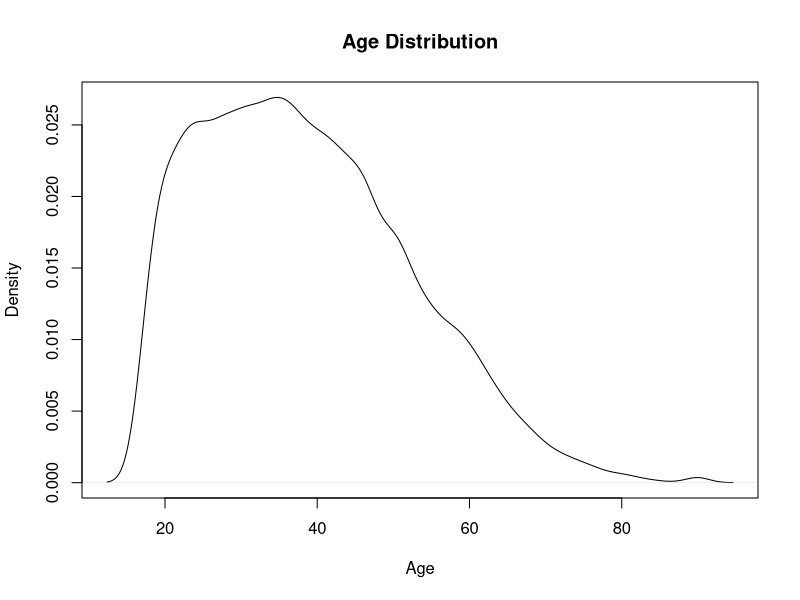
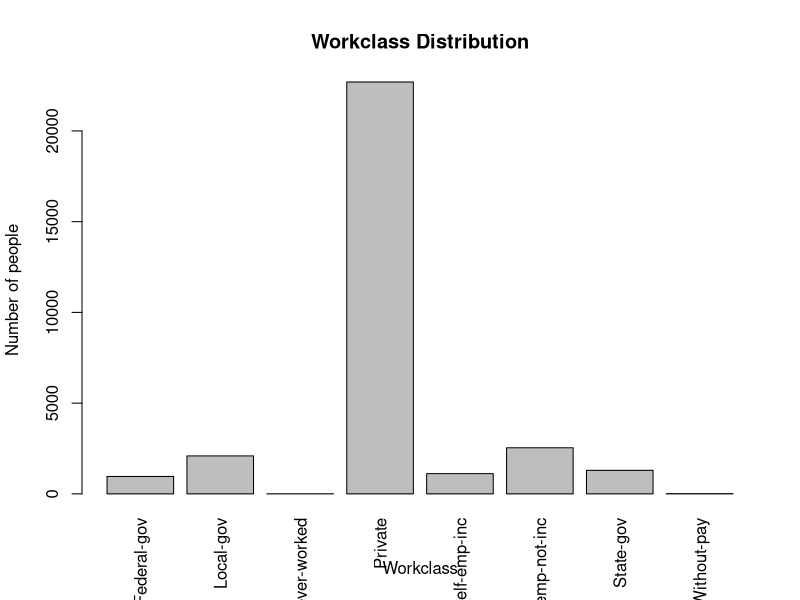
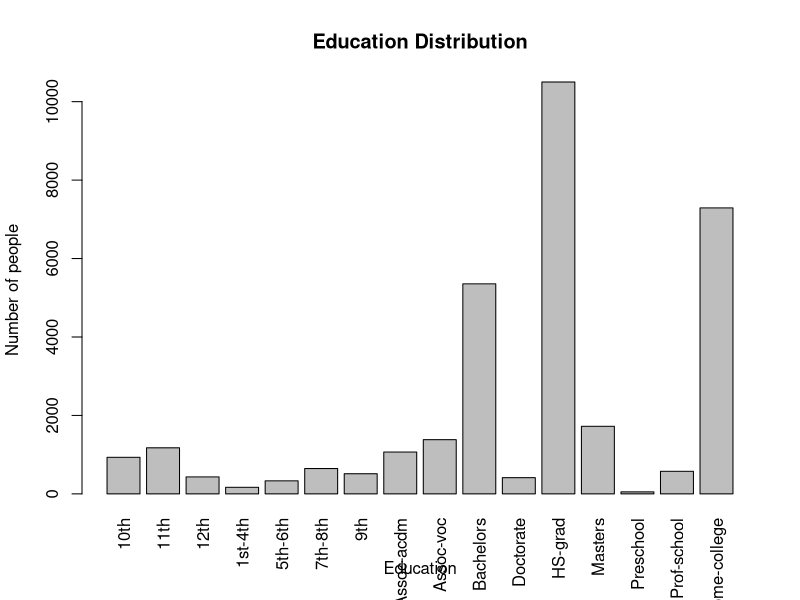
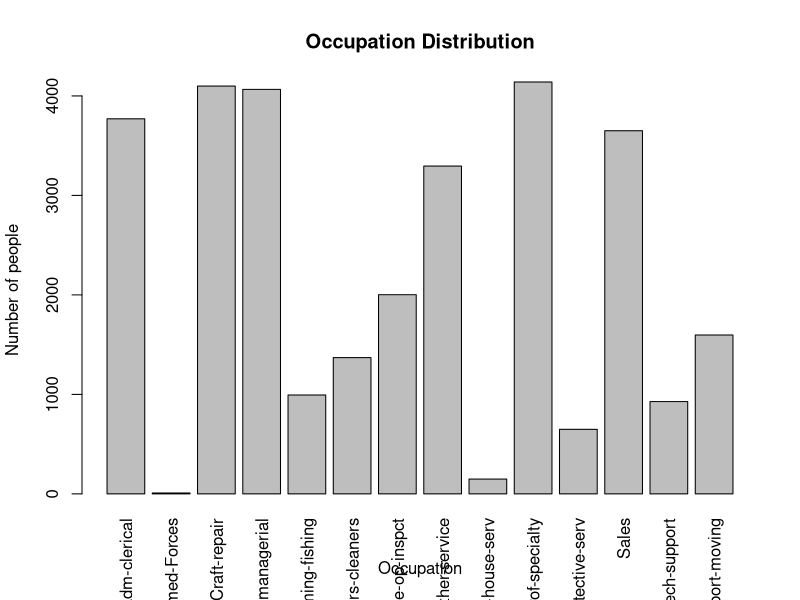
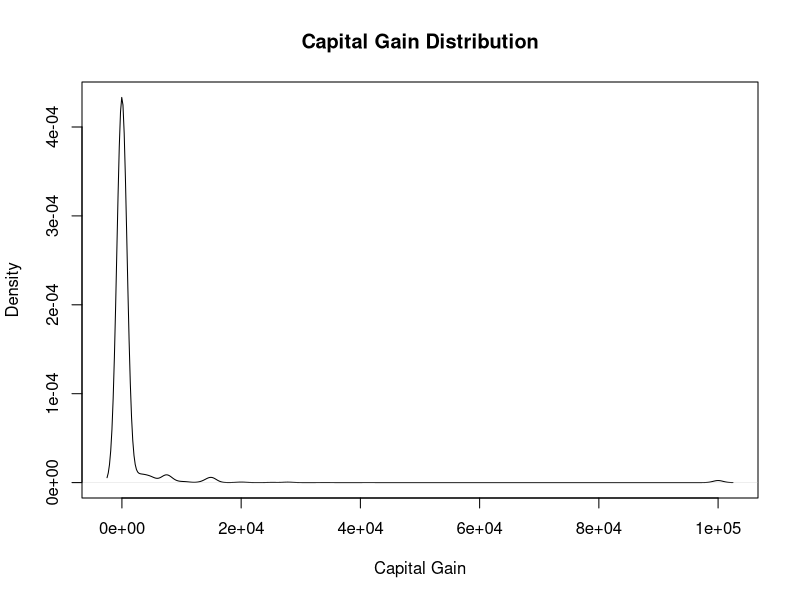
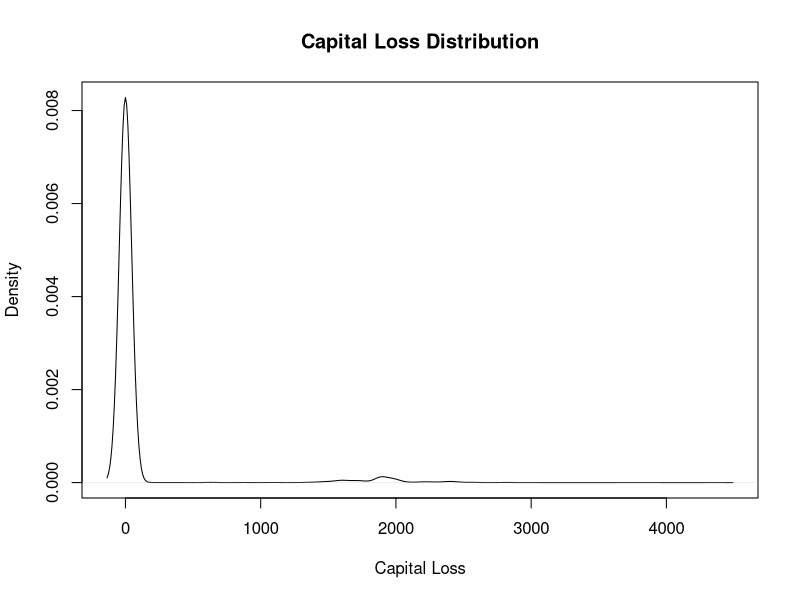
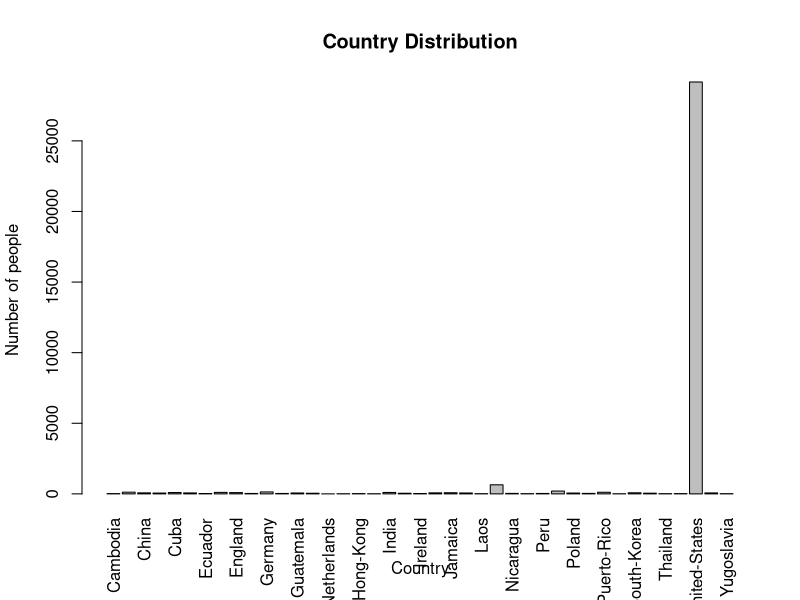
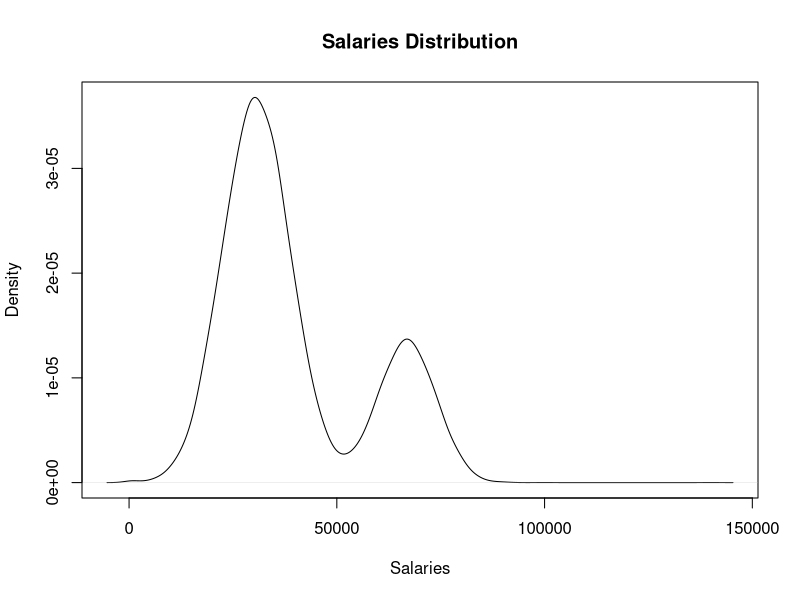

Write the R code that produced these figures, in order.
adult = read.table('adult-csv.csv', header = T, stringsAsFactors = F, sep = ",")

#HW2

#age
age = adult$age
#mean
mean(age, na.rm=TRUE)
#median
median(age, na.rm=TRUE)
#max
max(age, na.rm = TRUE)
#min
min(age, na.rm = TRUE)
#sd
sd(age, na.rm = TRUE)
#frequency table
cbind(freq=table(age))
#missing values
sum(is.na(age))
#plot
plot(density(age, na.rm = TRUE), xlab="Age", main = "Age Distribution")

#workclass
workclass = adult$workclass
#median
paste("Median:", median(workclass, na.rm=TRUE))
#max
paste("Max: ", max(workclass, na.rm = TRUE))
#min
paste("Min ", min(workclass, na.rm = TRUE))
#frequency table
print("Frequency table")
cbind(freq=table(workclass))
#missing values
paste("Missing values: ", sum(is.na(workclass)))
#plot
barplot(table(workclass), main="Workclass Distribution", xlab="Workclass", ylab="Number of people", las=3)

#education
education = adult$education
#median
paste("Median: ", median(education, na.rm=TRUE))
#max
paste("Max: ", max(education, na.rm = TRUE))
#min
paste("Min: ", min(education, na.rm = TRUE))
#frequency table
print("Frequency table")
cbind(freq=table(education))
#missing values
paste("Missing values: ", sum(is.na(education)))
#plot
barplot(table(education), main="Education Distribution", xlab="Education", ylab="Number of people", las=3)

#occupation
occupation = adult$occupation
#max
paste("Max:", max(occupation, na.rm = TRUE))
#min
paste("Min:", min(occupation, na.rm = TRUE))
#frequency table
print("Frequency table")
cbind(freq=table(occupation))
#missing values
paste("Missing values:", sum(is.na(education)))
#plot
barplot(table(occupation), main="Occupation Distribution", xlab="Occupation", ylab="Number of people", las=3)

#capital.gain
capital.gain = adult$capital.gain
#mean
paste("Mean:", mean(capital.gain, na.rm=TRUE))
#median
paste("Median:", median(capital.gain, na.rm=TRUE))
#max
paste("Max:", max(capital.gain, na.rm = TRUE))
#min
paste("Min:", min(capital.gain, na.rm = TRUE))
#sd
paste("Standard deviation:", sd(capital.gain, na.rm = TRUE))
#missing values
paste("Missing values:", sum(is.na(capital.gain)))
#plot
plot(density(capital.gain, na.rm = TRUE), xlab="Capital Gain", main = "Capital Gain Distribution")

#capital.loss
capital.loss = adult$capital.loss
#mean
paste("Mean:", mean(capital.loss, na.rm=TRUE))
#median
paste("Median:", median(capital.loss, na.rm=TRUE))
#max
paste("Max:", max(capital.loss, na.rm = TRUE))
#min
paste("Min:", min(capital.loss, na.rm = TRUE))
#sd
paste("Standard deviation", sd(capital.loss, na.rm = TRUE))
#missing values
paste("Missing values:", sum(is.na(capital.loss)))
#plot
plot(density(capital.loss, na.rm = TRUE), xlab="Capital Loss", main = "Capital Loss Distribution")

#native.country
native.country = adult$native.country
#max
max(native.country, na.rm = TRUE)
#min
min(native.country, na.rm = TRUE)
#frequency table
print("Frequency table")
cbind(freq=table(native.country))
#missing values
paste("Missing values:", sum(is.na(native.country)))
#plot
barplot(table(native.country), main="Country Distribution", xlab="Country", ylab="Number of people", las=3)

#salaries
salaries = adult$salaries
#mean
paste("Mean:", mean(salaries, na.rm=TRUE))
#median
paste("Median:", median(salaries, na.rm=TRUE))
#max
paste("Max:", max(salaries, na.rm = TRUE))
#min
paste("Min:", min(salaries, na.rm = TRUE))
#sd
paste("Standard deviation:", sd(salaries, na.rm = TRUE))
#missing values
paste("Missing values:", sum(is.na(salaries)))
#plot
plot(density(salaries, na.rm = TRUE), xlab="Salaries", main = "Salaries Distribution")

#jobsatisfaction
jobsatisfaction = adult$jobsatisfaction
#mean
paste("Mean:", mean(jobsatisfaction, na.rm=TRUE))
#median
paste("Median:", median(jobsatisfaction, na.rm=TRUE))
#max
paste("Max:", max(jobsatisfaction, na.rm = TRUE))
#min
paste("Min:", min(jobsatisfaction, na.rm = TRUE))
#sd
paste("Standard deviation:", sd(jobsatisfaction, na.rm = TRUE))
#frequency table
print("Frequency table")
cbind(freq=table(jobsatisfaction))
#missing values
paste("Missing values:", sum(is.na(jobsatisfaction)))
#plot
plot(density(jobsatisfaction, na.rm = TRUE), xlab="Job Satisfaction", main = "Job Satisfaction Distribution")

#male
male = adult$male
#mean
paste("Mean:", mean(male, na.rm=TRUE))
#median
paste("Median:", median(male, na.rm=TRUE))
#max
paste("Max:", max(male, na.rm = TRUE))
#min
paste("Min:", min(male, na.rm = TRUE))
#sd
paste("Standard deviation:", sd(male, na.rm = TRUE))
#frequency table
print("Frequency table")
cbind(freq=table(male))
#missing values
paste("Missing values:", sum(is.na(male)))
#plot
plot(density(male, na.rm = TRUE), xlab="Male", main = "Male Distribution")

#female
female = adult$female
#mean
paste("Mean:", mean(female, na.rm=TRUE))
#median
paste("Median:", median(female, na.rm=TRUE))
#max
paste("Max:", max(female, na.rm = TRUE))
#min
paste("Min:", min(female, na.rm = TRUE))
#sd
paste("Standard deviation:", sd(female, na.rm = TRUE))
#frequency table
print("Frequency table")
cbind(freq=table(female))
#missing values
paste("Missing values:", sum(is.na(female)))
#plot
plot(density(female, na.rm = TRUE), xlab="Female", main = "Female Distribution")

#exercise 3
#age
paste("IQR:", IQR(age, na.rm = TRUE))
paste("Upper limit:", quantile(age, 0.75, na.rm = TRUE) * 1.5)
paste("Lower limit:", quantile(age, 0.25, na.rm = TRUE) / 1.5)

#capital.gain
paste("IQR:", IQR(capital.gain, na.rm = TRUE))
paste("Upper limit:", quantile(capital.gain, 0.75, na.rm = TRUE) * 1.5)
paste("Lower limit:", quantile(capital.gain, 0.25, na.rm = TRUE) / 1.5)

#capital.loss
paste("IQR:", IQR(capital.loss, na.rm = TRUE))
paste("Upper limit:", quantile(capital.loss, 0.75, na.rm = TRUE) * 1.5)
paste("Lower limit:", quantile(capital.loss, 0.25, na.rm = TRUE) / 1.5)

#salaries
paste("IQR:", IQR(salaries, na.rm = TRUE))
paste("Upper limit:", quantile(salaries, 0.75, na.rm = TRUE) * 1.5)
paste("Lower limit:", quantile(salaries, 0.25, na.rm = TRUE) / 1.5)

#new salary with removed values
salaries2 = adult[adult$salaries > 127 & salaries < 99999, ]$salaries
#mean
paste("Mean:", mean(salaries2, na.rm=TRUE))
#median
paste("Median:", median(salaries2, na.rm=TRUE))
#max
paste("Max:", max(salaries2, na.rm = TRUE))
#min
paste("Min:", min(salaries2, na.rm = TRUE))
#sd
paste("Standard deviation:", sd(salaries2, na.rm = TRUE))
#missing values
paste("Missing values:", sum(is.na(salaries2)))
#plot
plot(density(salaries2, na.rm = TRUE), xlab="Salaries", main = "Salaries Distribution")

#jobsatisfaction
paste("IQR:", IQR(jobsatisfaction, na.rm = TRUE))
paste("Upper limit:", quantile(jobsatisfaction, 0.75, na.rm = TRUE) * 1.5)
paste("Lower limit:", quantile(jobsatisfaction, 0.25, na.rm = TRUE) / 1.5)

#male
paste("IQR:", IQR(male, na.rm = TRUE))
paste("Upper limit:", quantile(male, 0.75, na.rm = TRUE) * 1.5)
paste("Lower limit:", quantile(male, 0.25, na.rm = TRUE) / 1.5)

#female
paste("IQR:", IQR(female, na.rm = TRUE))
paste("Upper limit:", quantile(female, 0.75, na.rm = TRUE) * 1.5)
paste("Lower limit:", quantile(female, 0.25, na.rm = TRUE) / 1.5)

#age missing values
mean(subset(adult, education == ' Doctorate')$age, na.rm = TRUE)
age2 = adult$age
age2[is.na(age2)] <- 48

#repetition of calculations
#mean
mean(age2, na.rm=TRUE)
#median
median(age2, na.rm=TRUE)
#max
max(age2, na.rm = TRUE)
#min
min(age2, na.rm = TRUE)
#sd
sd(age2, na.rm = TRUE)
#frequency table
cbind(freq=table(age2))
#missing values
sum(is.na(age2))
#plot
plot(density(age, na.rm = TRUE), xlab="Age", main = "Age Distribution")
lines (density(age2), col="red")
legend('topright', c("Age with NA", "Age without NA") , lty=1, col=c('black', 'red'), bty='n', cex=.75)

#exercise 4
mean(subset(adult, education == ' Doctorate')$age, na.rm = TRUE)
#repetition of calculations
age2 = adult$age
age2[is.na(age2)] <- 48
#mean
mean(age2, na.rm=TRUE)
#median
median(age2, na.rm=TRUE)
#max
max(age2, na.rm = TRUE)
#min
min(age2, na.rm = TRUE)
#sd
sd(age2, na.rm = TRUE)
#frequency table
cbind(freq=table(age2))
#missing values
sum(is.na(age2))
#plot
plot(density(age, na.rm = TRUE), xlab="Age", main = "Age Distribution")
lines (density(age2), col="red")
legend('topright', c("Age with NA", "Age without NA") , lty=1, col=c('black', 'red'), bty='n', cex=.75)

#exercise 5
library(ggplot2)

#graph 1
maleData = adult[adult$male == 1, ]$salaries
maleMean = mean(maleData, na.rm = TRUE)

femaleData = adult[adult$female == 1, ]$salaries
femaleMean = mean(femaleData, na.rm = TRUE)

dat <- data.frame(
  averages = c("Male", "Female"),
  values = c(maleMean, femaleMean)
)

ggplot(data = dat, aes(x=dat$averages, y=dat$values), fill=dat$averages) +
  geom_bar(stat="identity", colour="black", fill="#bbbbbb") +
  xlab("Gender") + ylab("Average of salary") +
  guides(fill=TRUE) + 
  ggtitle("Average of salary between genders")

#graph 2
countriesClean <- subset(adult, !is.na(native.country))
df <- data.frame(countriesClean$native.country, countriesClean$salaries)
aggr <- aggregate(df$countriesClean.salaries ~ df$countriesClean.native.country, data = df, mean)
aggr2 <- aggr[order(aggr[,2], decreasing = TRUE), , drop = FALSE]
finaldf = head(aggr2, 10)

dat2 <- data.frame(
  countries = finaldf$`df$countriesClean.native.country`,
  values = finaldf$`df$countriesClean.salaries`
)

dat2$countries <- factor(dat2$countries, levels = dat2$countries[order(dat2$values, decreasing = TRUE)])

ggplot(data = dat2, aes(x=dat2$countries, y=dat2$values), fill=dat2$countries) +
  geom_bar(stat="identity", colour="black", fill="#bbbbbb") +
  xlab("Country") + ylab("Average of salary") +
  guides(fill=TRUE) + 
  ggtitle("Average of salary between countries")

#graph 3
occClean <- subset(adult, !is.na(occupation) | is.na(age))
df3 <- data.frame(occClean$occupation, occClean$age)
aggrG3 <- aggregate(df3$occClean.age ~ df3$occClean.occupation, data = df3, mean)
aggrG3F <- aggrG3[order(aggrG3[,2], decreasing = TRUE), , drop = FALSE]
finaldfG3 = aggrG3F

dat3 <- data.frame(
  occupation = finaldfG3$`df3$occClean.occupation`,
  values = finaldfG3$`df3$occClean.age`
)

dat3$occupation <- factor(dat3$occupation, levels = dat3$occupation[order(dat3$values, decreasing = TRUE)])

ggplot(data = dat3, aes(x=dat3$occupation, y=dat3$values), fill=dat3$occupation) +
  geom_bar(stat="identity", colour="black", fill="#bbbbbb") +
  xlab("Occupation") + ylab("Average of age") +
  guides(fill=TRUE) + 
  ggtitle("Average of age between occupations") +
  theme(axis.text.x=element_text(angle=90,hjust=1,vjust=0.5))